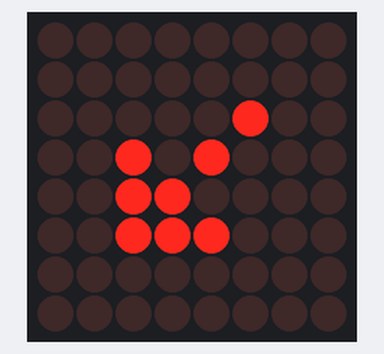
The sketch below on a simulated Arduino Uno, built with avr-gcc and run on an emulated ATmega328P. On the bench: 8×8 LED matrix. What the sketch prints to the serial monitor is not drawn.

Above: at 0.1 s.
At 1.5 s:
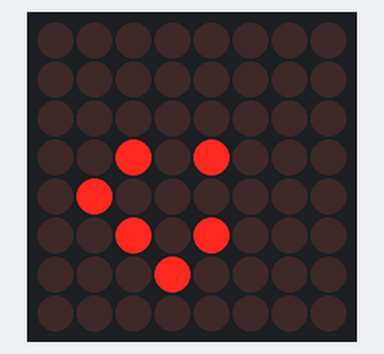
At 2.9 s:
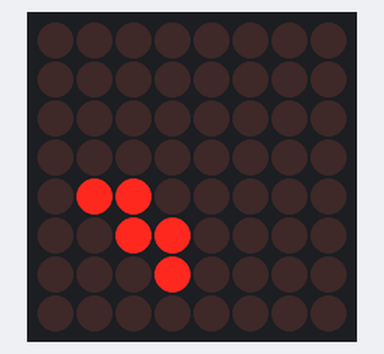
At 4.4 s:
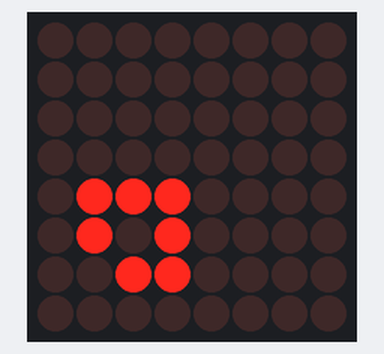
At 5.9 s:
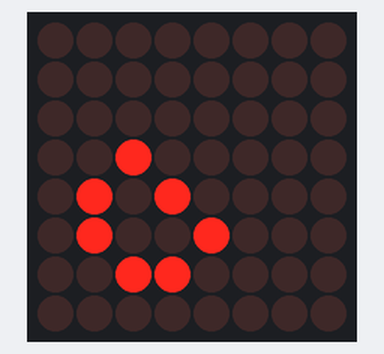

The sketch:

la_torre_eiffel.ino
```cpp
//We always have to include the library
#include "LedControlMS.h"

//declaració de variables
int estat_actual[8][8];
int nou_estat[8][8];
int sx=8;
int sy=8;
float densitat=1;
/*
 Now we need a LedControl to work with.
 ***** These pin numbers will probably not work with your hardware *****
 pin 12 is connected to the DataIn
 pin 11 is connected to the CLK
 pin 10 is connected to LOAD
 We have only a single MAX72XX.
 */
LedControl lc=LedControl(12,11,10,1);

/* we always wait a bit between updates of the display */

unsigned long delaytime=0;

void setup() {


  Serial.begin(9600);
  randomSeed(analogRead(0));
  /*
   The MAX72XX is in power-saving mode on startup,
   we have to do a wakeup call
   */
  lc.shutdown(0,false);
  /* Set the brightness to a medium values */
  lc.setIntensity(0,8);
  /* and clear the display */
  lc.clearDisplay(0);

// Generació d'una matriu amb tres leds alineats
  for (int c  =0;c<8;c++){
      for(int f=0;f<8;f++){
    estat_actual[c][f]=0;
    }
  }
 estat_actual[2][5]=1;
 estat_actual[3][4]=1;
 estat_actual[4][3]=1;
 estat_actual[5][2]=1;
 estat_actual[4][2]=1;
 estat_actual[3][2]=1;
 estat_actual[5][3]=1;
 estat_actual[5][4]=1;


/* Generació d'una matriu inicial aleatoria de densitat variable*/

/*for (int i = 0; i < sx * sy * densitat; i++) {

   estat_actual[(int)random(sx)][(int)random(sy)] = 1;

  }
 */
    for (int c=0;c<8;c++){
      for(int f=0;f<8;f++){
  //Serial.print("estat actual");
  //Serial.print(c);
  //Serial.print(f);
  //Serial.print(estat_actual[c][f]);
  //Serial.println("\t");
    }
  }
for(int row=0;row<8;row++) {
    for(int col=0;col<8;col++) {
      //delay(delaytime);
      lc.setLed(0,row,col,estat_actual[row][col]);
      delay(delaytime);
      /*
      for(int i=0;i<col;i++) {
        lc.setLed(0,row,col,false);
        delay(delaytime);
        lc.setLed(0,row,col,estat_actual[row][col]);
        delay(delaytime);
      }*/
    }
  }
}


void single() {
  for(int row=0;row<8;row++) {
    for(int col=0;col<8;col++) {
      delay(delaytime);
      lc.setLed(0,row,col,nou_estat[row][col]);
      delay(delaytime);
      /*
      for(int i=0;i<col;i++) {
        lc.setLed(0,row,col,false);
        delay(delaytime);
        lc.setLed(0,row,col,estat_actual[row][col]);
        delay(delaytime);
      }*/
    }
  }
}

void loop() {


  int veins [8][8];


 for(int x=0;x<8;x++){
  for(int y=0;y<8;y++){

 veins[x][y]=estat_actual[(x + 1) % sx][y] +  estat_actual[x][(y + 1) % sy] +

         estat_actual[(x + sx - 1) % sx][y] + estat_actual[x][(y + sy - 1) % sy] +

         estat_actual[(x + 1) % sx][(y + 1) % sy] + estat_actual[(x + sx - 1) % sx][(y + 1) % sy] +

         estat_actual[(x + sx - 1) % sx][(y + sy - 1) % sy] +

         estat_actual[(x + 1) % sx][(y + sy - 1) % sy];
//Serial.print("veins");
//Serial.print(x);
//Serial.print(y);
//Serial.print(veins[x][y]);
//Serial.println("\t");
Serial.print("veins:  ");
Serial.println(veins[2][3]);
Serial.print("estat:  ");
Serial.println(estat_actual[2][3]);

  delay(delaytime);
  }
 }


 /*Generar nou estat*/

  for(int x=0;x<8;x++){
  for(int y=0;y<8;y++){
    if(estat_actual[x][y]==0 && veins[x][y]==3){
      nou_estat[x][y]=1;}

    if(estat_actual[x][y]==1 && (veins<2 ||veins>3)){
        nou_estat[x][y]=0;}

    if(estat_actual[x][y]==1 && veins[x][y]==2){
      nou_estat[x][y]=1;}

    if(estat_actual[x][y]==1 && veins[x][y]==3){
      nou_estat[x][y]=1;}
      }
    }

  single();
  //renovació matriu

 for(int x=0;x<8;x++){
  for(int y=0;y<8;y++){
    estat_actual[x][y]=nou_estat[x][y];
      }
      }
}
```

Measured:
- what the display in image 1 shows lasts 1.5 s, from 1.4 s to 2.9 s
